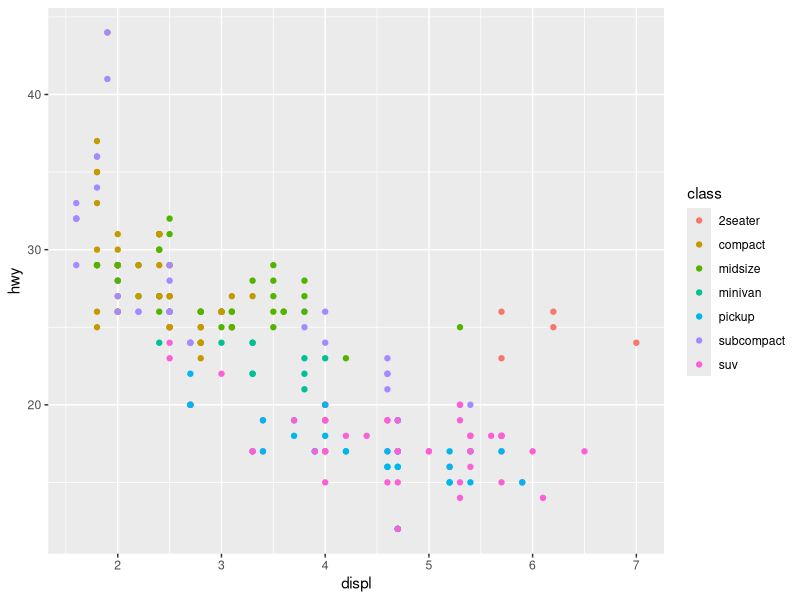
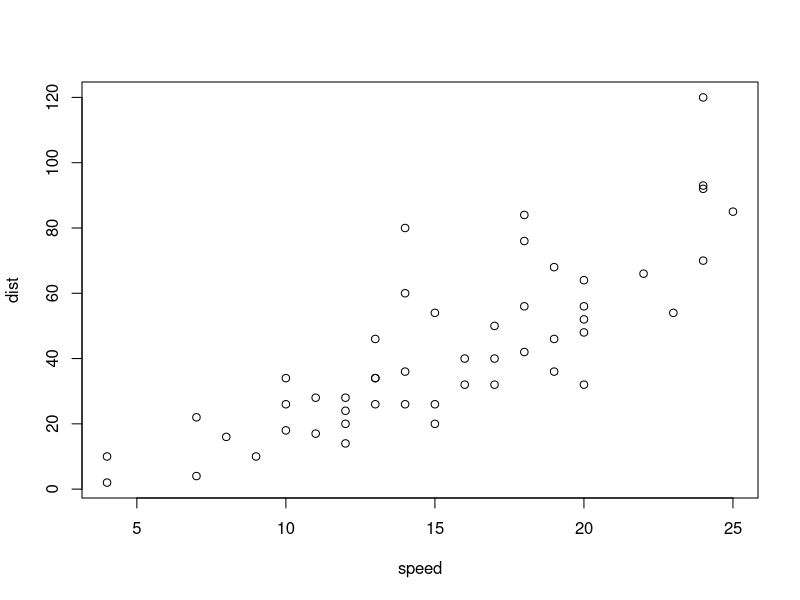

Generate these figures, in order, with R:
## ---- chunk 1
library(tidyverse)
library(ggplot2)
library(dplyr)
library(readr)

#plot the data
ggplot(data = mpg) + 
  geom_point(mapping = aes(x = displ, y = hwy, color = class))

## ---- chunk 2
plot(cars)
